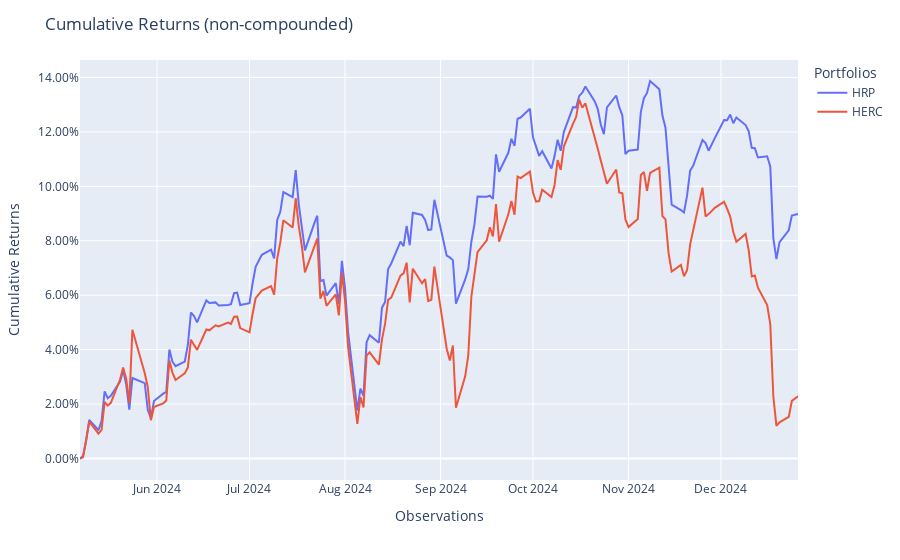

This figure's notebook cell:
### Code cell
def cross_predict(cv):
    pred_hrp = cross_val_predict(
        model_hrp,
        X_test,
        cv=cv,
        n_jobs=-1,
        portfolio_params=dict(name="HRP"),
    )

    pred_herc = cross_val_predict(
        model_herc,
        X_test,
        cv=cv,
        n_jobs=-1,
        portfolio_params=dict(name="HERC"),
    )
    population = Population([pred_hrp, pred_herc])
    return population, pred_hrp, pred_herc

population, pred_hrp, pred_herc = cross_predict(cv)
population.plot_cumulative_returns()

### Figure 1 — Plotly figure (JSON) as saved in the notebook; plotly's stock layout.template omitted (floating-point values rounded to 4 significant figures; data arrays with more than 128 entries replaced by an {"elided": "..."} marker saying what was removed)
{"data": [{"hovertemplate": "variable=HRP<br>index=%{x}<br>value=%{y}<extra></extra>", "legendgroup": "HRP", "line": {"color": "#636efa", "dash": "solid"}, "marker": {"symbol": "circle"}, "mode": "lines", "name": "HRP", "orientation": "v", "showlegend": true, "type": "scatter", "x": {"elided": "162 str values"}, "xaxis": "x", "y": {"elided": "162 float values"}, "yaxis": "y"}, {"hovertemplate": "variable=HERC<br>index=%{x}<br>value=%{y}<extra></extra>", "legendgroup": "HERC", "line": {"color": "#EF553B", "dash": "solid"}, "marker": {"symbol": "circle"}, "mode": "lines", "name": "HERC", "orientation": "v", "showlegend": true, "type": "scatter", "x": {"elided": "162 str values"}, "xaxis": "x", "y": {"elided": "162 float values"}, "yaxis": "y"}], "layout": {"legend": {"title": {"text": "Portfolios"}, "tracegroupgap": 0}, "margin": {"t": 60}, "title": {"text": "Cumulative Returns (non-compounded)"}, "xaxis": {"anchor": "y", "domain": [0, 1], "title": {"text": "Observations"}}, "yaxis": {"anchor": "x", "domain": [0, 1], "tickformat": ".2%", "title": {"text": "Cumulative Returns"}}}}
